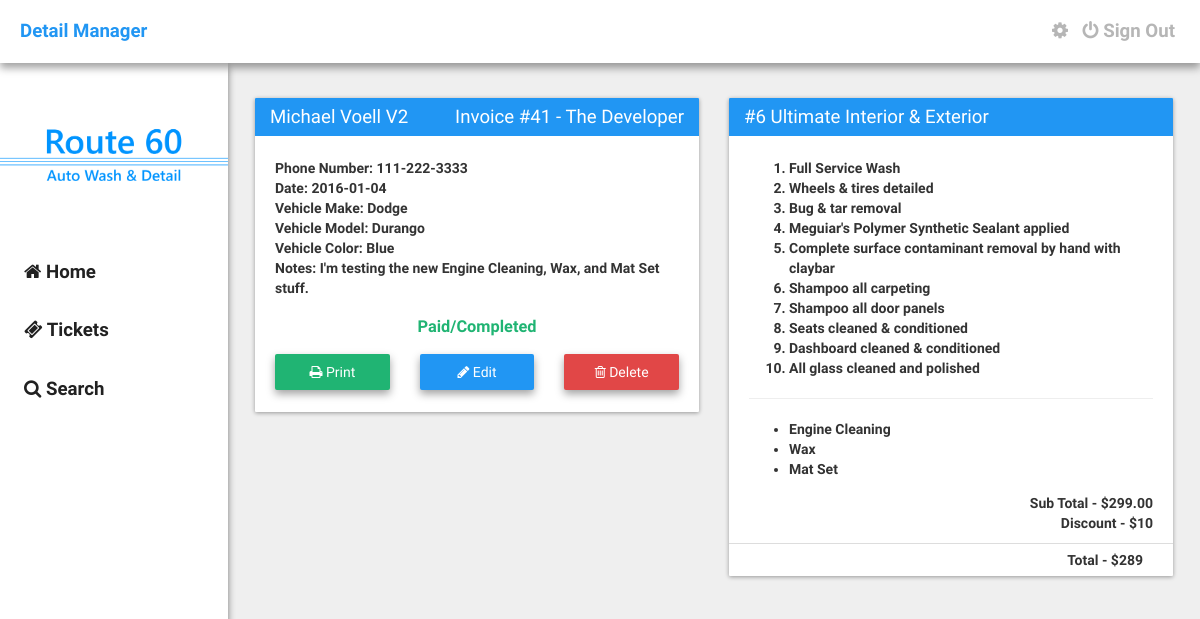
Screenshot of /ticket?id=2903876588 (signed in) with the database file from the repository.
### tables this page shows
CREATE TABLE `detail_tickets` (
  `id` int(11) NOT NULL,
  `locked` int(11) NOT NULL DEFAULT '0',
  `first_name` text NOT NULL,
  `last_name` text NOT NULL,
  `phone_number` varchar(32) NOT NULL,
  `date` date NOT NULL,
  `vehicle_make` text NOT NULL,
  `vehicle_model` text NOT NULL,
  `vehicle_color` text NOT NULL,
  `discount` int(11) NOT NULL,
  `services` varchar(32) NOT NULL,
  `pre_paid_done` varchar(32) NOT NULL,
  `user_id` varchar(32) NOT NULL,
  `ticket_id` varchar(32) NOT NULL,
  `notes` text NOT NULL,
  `ticket_creator` text NOT NULL,
  `engine` varchar(2) NOT NULL DEFAULT '0',
  `wax` varchar(2) NOT NULL DEFAULT '0',
  `mat` varchar(2) NOT NULL DEFAULT '0'
);

### assets/core/init.php (called while the page is built, shortened)
<?php
	$site = "http://".$_SERVER['SERVER_NAME']."";

### ticket.php (the view, shortened to what this page needs)
<?php require_once("./assets/core/init.php"); require_once("./include/navbar.php"); ?>
    <?php
        $ticketid = $_GET['id'];
        $getticketinfo = mysql_query("SELECT * FROM detail_tickets WHERE ticket_id = '$ticketid'");
        while($row = mysql_fetch_array($getticketinfo)) {
            $tid = $row['id'];
            $firstname = $row['first_name'];
            $lastname = $row['last_name'];
            $pnumber = $row['phone_number'];
            $date = $row['date'];
            $vmake = $row['vehicle_make'];
            $vmodel = $row['vehicle_model'];
            $vcolor = $row['vehicle_color'];
            $discount = $row['discount'];
            $services = $row['services'];
            $options = $row['pre_paid_done'];
            $ticket_id = $row['ticket_id'];
            $notes = $row['notes'];
            $tcreator = $row['ticket_creator'];
            $lock = $row['locked'];
            $engine = $row['engine'];
            $wax = $row['wax'];
            $mat = $row['mat'];
        }
        if($engine == "1") {
            $extra1 = "Engine Cleaning";
        }
        if($wax == "1") {
            $extra2 = "Wax";
        }
        if($mat == "1") {
            $extra3 = "Mat Set";
        }
        if($lock == 0) {
            $cdisabled = '';
        }elseif($lock == 1) {
            $cdisabled = 'disabled="disabled" class="disabled"';
        }
        if($services == 'wax'){
            $servicetitle = "Meguiar's Wax";
            $serviceprice = "35.00";
            $servicedetails = "
                <ol>
                    <li>Wax Special</li>
                </ol>
            ";
        }
        elseif($services == 6) {
            $servicetitle = "#6 Ultimate Interior & Exterior";
            $serviceprice = "299.00";
            $servicedetails = "
                <ol>
                    <li>Full Service Wash</li>
                    <li>Wheels & tires detailed</li>
                    <li>Bug & tar removal</li>
                    <li>Meguiar's Polymer Synthetic Sealant applied</li>
                    <li>Complete surface contaminant removal by hand with claybar</li>
                    <li>Shampoo all carpeting</li>
                    <li>Shampoo all door panels</li>
                    <li>Seats cleaned & conditioned</li>
                    <li>Dashboard cleaned & conditioned</li>
                    <li>All glass cleaned and polished</li>
                </ol>
            ";
        }
        if($options == 'Prepaid') {
            $option = "<center><h3 style='color: #E14747;'>Prepaid</h3></center>";
        }elseif($options == 'Paid/Completed') {
            $option = "<center><h3 style='color: #20B473;'>Paid/Completed</h3></center>";
        }elseif($options == 'Appointment') {
            $option = "<center><h3 style='color: #FFC017;'>Appointment</h3></center>";
        }
        $totalprice = $serviceprice - $discount;
    ?>
    <div class="container">
        <div class="row">
            <div class="col-md-6">
                <div class="card">
                    <div class="card-title"><?php echo $firstname." ".$lastname." <span style='float: right;'>Invoice #".$tid." - ".$tcreator."</span>"; ?></div>
                    <div class="card-content">
                        <p><b>Phone Number:</b> <?php echo $pnumber; ?>
                        <br />
                        <b>Date:</b> <?php echo $date; ?>
                        <br />
                        <b>Vehicle Make:</b> <?php echo $vmake; ?>
                        <br />
                        <b>Vehicle Model:</b> <?php echo $vmodel; ?>
                        <br />
                        <b>Vehicle Color:</b> <?php echo $vcolor; ?>
                        <br />
                        <b>Notes:</b> <?php echo $notes; ?></p>
                        <p><?php echo $option; ?></p>
                        <p>
                            <div class="row">
                                <div class="col-md-4">
                                    <a href="<?php echo $site; ?>/print?id=<?php echo $ticket_id; ?>" target="_blank" class="button-raised print el-2"><i class="fa fa-print"></i> Print</a>
                                </div>
                                <div class="col-md-4">
                                    <a <?php echo $cdisabled; ?> href="<?php echo $site; ?>/edit?id=<?php echo $ticket_id; ?>" class="button-raised el-2"><i class="fa fa-pencil"></i> Edit</a>
                                </div>
                                <div class="col-md-4">
                                    <a <?php echo $cdisabled; ?> href="<?php echo $site; ?>/deleteticket?id=<?php echo $ticket_id; ?>" class="button-raised delete el-2"><i class="fa fa-trash-o"></i> Delete</a>
                                </div>
                            </div>
                        </p>
                    </div>
                </div>
            </div>
            <div class="col-md-6">
                <div class="card">
                    <div class="card-title"><?php echo $servicetitle; ?></div>
                    <div class="card-content">
                        <p><?php echo $servicedetails; ?></p>
                        <hr>
                        <ul>
                            <?php if(isset($extra1)) {
                                echo '<li>'.$extra1.'';
                            } ?>
                            <?php if(isset($extra2)) {
                                echo '<li>'.$extra2.'';
                            } ?>
                            <?php if(isset($extra3)) {
                                echo '<li>'.$extra3.'';
                            } ?>
                        </ul>
                        <div class="row">
                            <div class="col-md-12">
                                <div style="float: right;">Sub Total - $<?php echo $serviceprice; ?></div>
                            </div>
                            <div class="col-md-12">
                                <div style="float: right;">Discount - $<?php echo $discount; ?></div>
                            </div>
                        </div>
                    </div>
                    <div class="card-footer">
                        <div class="col-md-12">
                            <div style="float: right;"><b>Total - $<?php echo $totalprice; ?></b></div>
                        </div>
                    </div>
                </div>
            </div>
        </div>
    </div>
<?php require_once("./include/footer.php"); ?>

### assets/css/main.css (style rules this page uses)
body { margin: 0px; padding: 0px; height: 100%; font-weight: bold; min-height: 100%; background: #EFEFEF; font-family: "RobotoDraft", Arial, sans-serif, Helvetica; }
.container { width: 79%; float: right; margin-top: 20px; margin-left: 20px; margin-right: 12px; }
.card { width: 100%; margin-top: 15px; border-radius: 1px; margin-bottom: 15px; background: #FFFFFF; box-shadow: 0 1px 4px rgba(0, 0, 0, 0.37); }
.card > .card-title { color: #FFFFFF; font-size: 14pt; font-weight: 300; padding: 6px 15px; background: #2196F3; border-top-left-radius: 1px; border-top-right-radius: 1px; }
.card > .card-content { padding: 8px 20px; }
.card > .card-footer { padding: 6px 15px; border-top: 1px solid #DDDDDD; }
.button-raised { width: 100%; border: none; color: #FFFFFF; font-weight: 500; padding: 8px 20px; text-align: center; border-radius: 2px; background: #2196F3; display: inline-block; transition: all 0.3s ease; box-shadow: 0 2px 4px rgba(0, 0, 0, 0.37); }
.button-raised.delete { background: #E14747; }
.button-raised.print { background: #20B473; }
.button-raised.el-2 { box-shadow: 0 4px 8px rgba(0, 0, 0, 0.37); }

### rows the page displays
detail_tickets: first_name "Michael", last_name "Voell V2", id "41", ticket_creator "The Developer", phone_number "111-222-3333", date "2016-01-04", vehicle_make "Dodge", vehicle_model "Durango", vehicle_color "Blue", notes "I'm testing the new Engine Cleaning, Wax, and Mat Set stuff.", services "#6 Ultimate Interior & Exterior", engine "Engine Cleaning", wax "Wax", mat "Mat Set", services "299.00", discount "10", totalprice "289"
